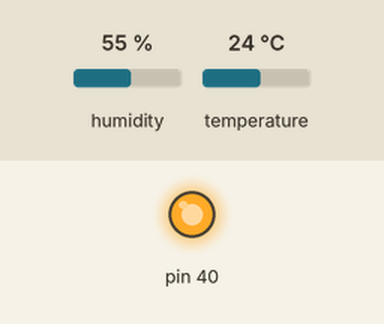
Simulated run of this program. Board: Raspberry Pi (header pin numbers). Parts: output pins drawn as LEDs (lit = HIGH). The inputs (shaded band) are chosen by the test bench; at power-on: humidity 55 %, temperature 24 °C. Web requests get an empty 200 reply after 0.4 s; threads take turns every 2 ms; what the program prints to the terminal is not drawn.

Above: at 0.1 s.
Timing chart, 0 to 1.6 s (numbered marks = the images above):
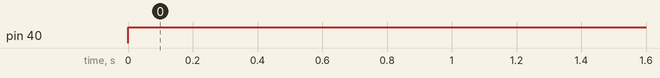

Measured:
- by itself, pin 40: LOW → HIGH at 0.00 s

The program:

dht22-api.py
```python
# -*- coding: utf-8 -*-

import os
import urllib2
import Adafruit_DHT as dht
import RPi.GPIO as GPIO
import threading


GPIO.setwarnings(False)
GPIO.setmode(GPIO.BOARD)
GPIO.setup(40, GPIO.OUT)
GPIO.output(40, GPIO.HIGH)

def sendDataToServer():
    threading.Timer(60,sendDataToServer).start()
    print("Sensing...")
    h,t = dht.read_retry(dht.DHT22,20)
    print(h,", ",t)

    if h<=100 and t<=100:
        urllib2.urlopen("http://loggingforest.com/index.php/api?device_key=YOUR_DEVICE_KEY&secret_key=YOUR_DEVICE_PASSWORD&milis=100&temp="+str(t)+"&hum="+str(h)+"").read()

sendDataToServer()

exit()
```
